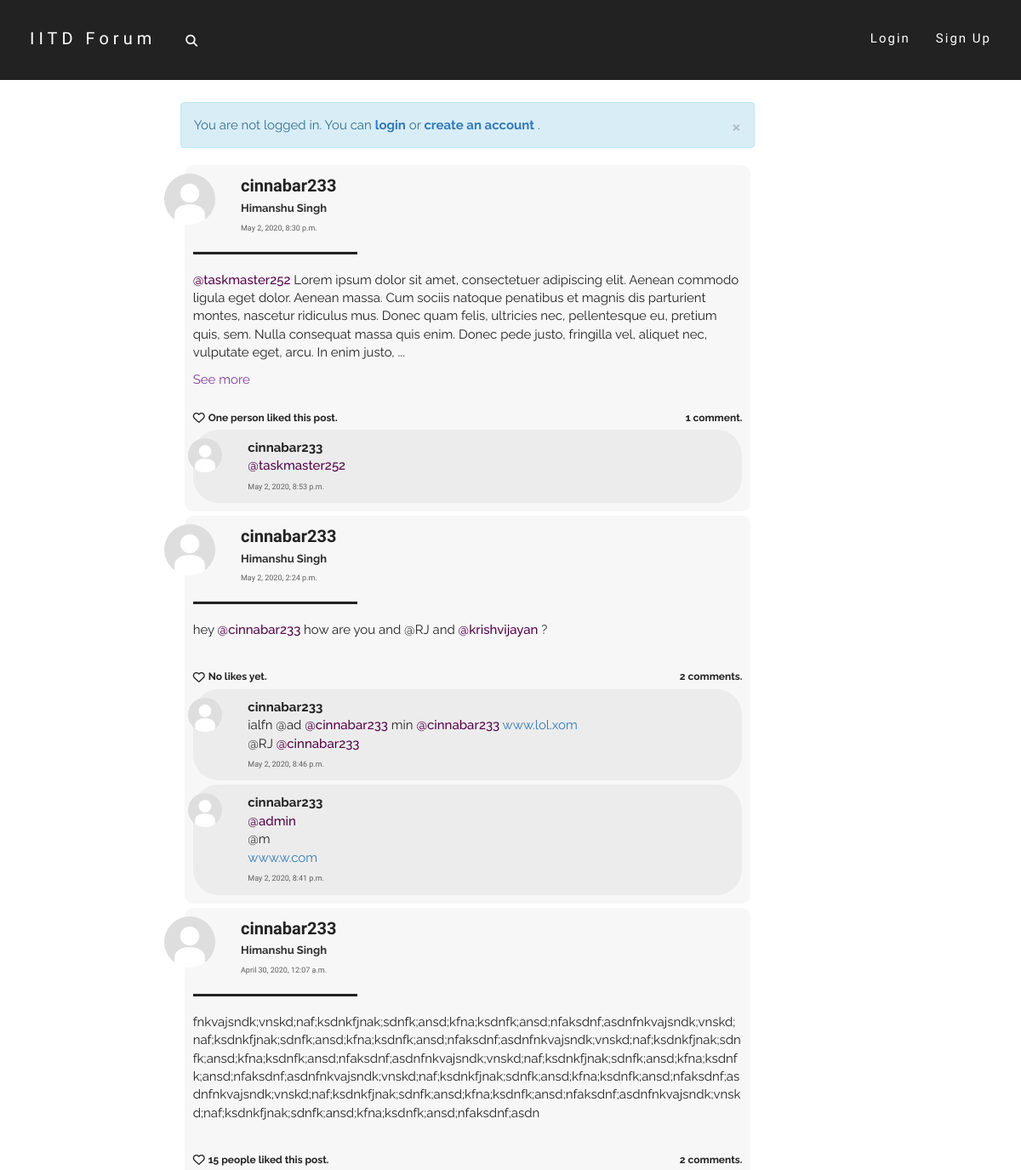
Before: /home/ (upper part) with the older database file.
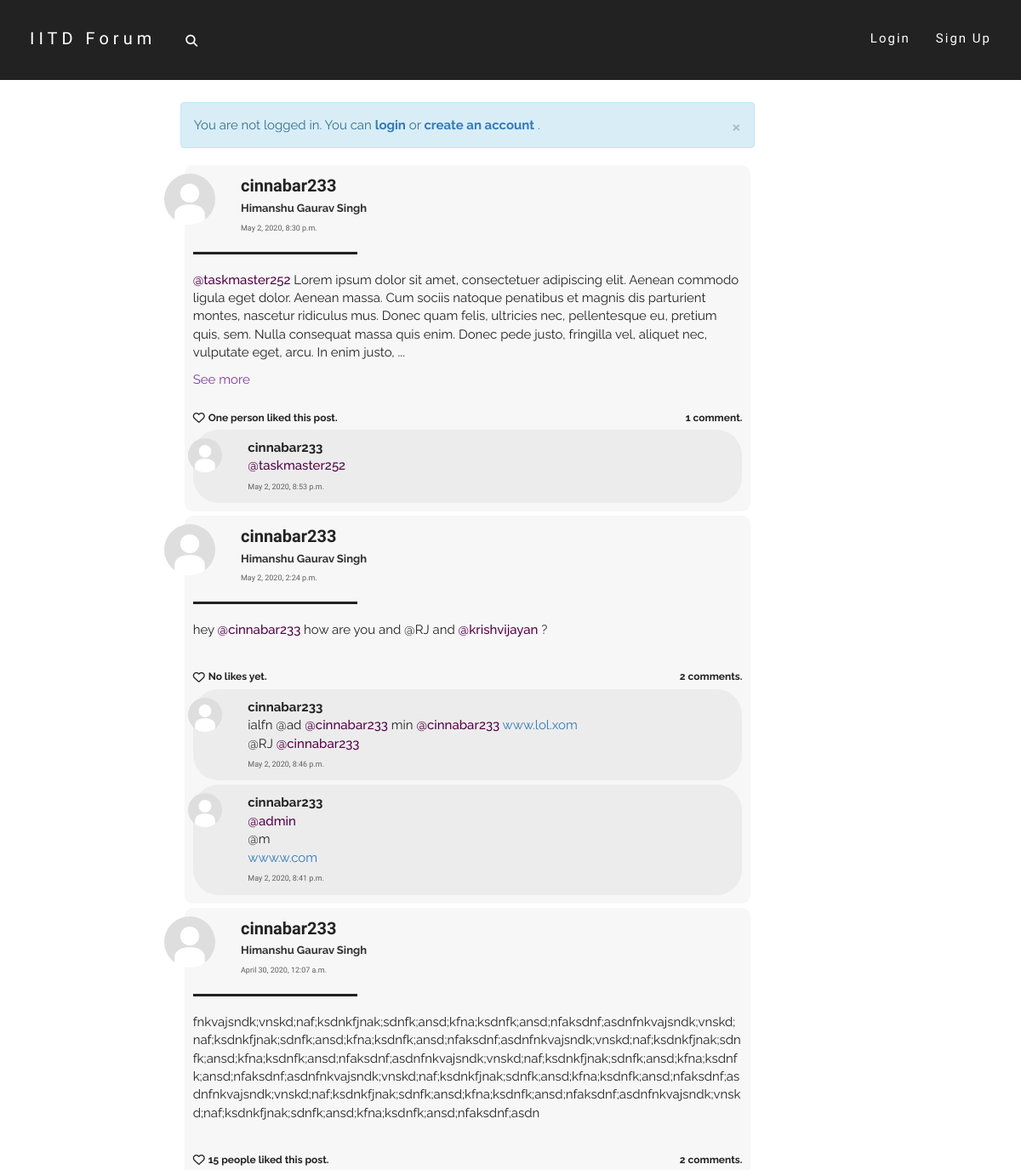
After: the same page with the newer database file.
### post/models.py (models this page shows, shortened)
class Post(models.Model):
    text = models.TextField(max_length = 5000)
    author = models.ForeignKey(User, on_delete = models.CASCADE)
    pub_date = models.DateTimeField(default = timezone.now())

class Comment(models.Model):
    parent_post = models.ForeignKey(Post, on_delete = models.CASCADE)
    text = models.CharField(max_length = 500)
    author = models.ForeignKey(User, on_delete = models.CASCADE)
    pub_date = models.DateTimeField(default = timezone.now())

class PostLike(models.Model):
    parent_post = models.OneToOneField(Post, on_delete=models.CASCADE)
    likers = models.ManyToManyField(User, blank=True)

### users/models.py (models this page shows, shortened)
class Profile(models.Model):
    parent_user = models.OneToOneField(User, on_delete=models.CASCADE)
    date_of_birth = models.DateField()
    first_name = models.CharField(max_length=50)
    last_name = models.CharField(max_length=50)
    gender = models.CharField(max_length=100, default="Male")
    dept = models.CharField(max_length=100, default="None")
    hostel = models.CharField(max_length=100, default="None")
    image = models.ImageField(default='default.jpg',upload_to='profile-pics')
    bio = models.TextField(default='', max_length=200)
    def full_name(self):
        return self.first_name + ' ' + self.last_name

### post/views.py (the view)
# urls.py: 2. Add a URL to urlpatterns:  path('', views.home, name='home')
def home(request):
    posts = Post.objects.all().order_by('-pub_date')
    return render(request,'post/home.html',{'posts':posts, 'title':'Home'})

### post/templates/post/home.html (shortened to what this page needs)
{% extends "post/base.html" %}
{% load post_filters %}
{% block content %}
    {% for post in posts %}
    <div class="home-post-div" id="post-{{ post.id }}-div">
        <div class="row">
            <div class="col-md-1">
                <img class="img-circle profile-pic" width=60 height=60 src="{{ post.author.profile.image.url }}" alt="default.jpg">
            </div>
            <div class="col-md-10">
                <a href="{% url 'users:profile_view' post.author.username %}" class="post-head">
                    <font class="username-font">
                        <b>{{post.author.username}}</b>
                    </font>
                    <br>
                    <font class="name-font">
                        {{post.author.profile.full_name}}
                    </font>
                </a>
                <br>
                <a href="{% url 'post:post_view' post.id %}" class="date-font">
                    {{post.pub_date}}
                </a>
            </div>
            <div class="col-md-1 delete-div">
            </div>
        </div>
        <hr class="hr1" align="left">
        <font class="post-content-font">
            {% if post.text|linebreaks|length < 600 %}
                <div class="content-div"> {{post.text|urlize|linebreaks|tagize|safe}} </div>
            {% else %}
                <div class="post-text-sliced content-div" id="post-text-sliced{{post.id}}" data-catid="{{post.id}}"> {{post.text|urlize|linebreaks|tagize|safe|slice:":450"}}... </div>
                <div class="see-more" id="see-more{{post.id}}" data-catid="{{post.id}}"> See more </div>
            {% endif %}
        </font>
        <br>
        <div class="like-wrapper">
            {% if request.user in post.postlike.likers.all %}
                <div class="like-button-wrapper">
                    <i class="fa fa-heart liked like-button" aria-hidden="true" id="like{{ post.id }}" data-catid="{{ post.id }}"></i>
                </div>
                <a href="#" data-toggle="modal" data-target="#like-modal-{{post.id}}" target="_blank">
                    <div class="likes-count like-count-font" id="likes-count{{ post.id }}" data-catid="{{post.postlike.likers.count}}">
                        {% if post.postlike.likers.count == 1 %}
                            You liked this post.
                        {% elif post.postlike.likers.count == 2 %}
                            You and one other liked this post.
                        {% else %}
                            You and {{ post.postlike.likers.count|add:"-1" }} others liked this post.
                        {% endif %}
                    </div>
                </a>
            {% else %}
                <div class="like-button-wrapper">
                    {% if request.user.is_authenticated %}
                        <i class="fa fa-heart-o likes like-button" aria-hidden="true" id="like{{ post.id }}" data-catid="{{ post.id }}"></i>
                    {% else %}
                        <a href="{% url 'login' %}"><i class="fa fa-heart-o likes like-button" aria-hidden="true" id="like{{ post.id }}" data-catid="{{ post.id }}"></i></a>
                    {% endif %}
                </div>
                <a href="#" data-toggle="modal" data-target="#like-modal-{{post.id}}" target="_blank">
                    <div class="likes-count like-count-font" id="likes-count{{ post.id }}" data-catid="{{post.postlike.likers.count}}">
                        {% if post.postlike.likers.count == 0 %}
                            No likes yet.
                        {% elif post.postlike.likers.count == 1 %}
                            One person liked this post.
                        {% else %}
                            {{ post.postlike.likers.count }} people liked this post.
                        {% endif %}
                    </div>
                </a>
            {% endif %}
            <div class="comments-count like-count-font">
                {% if post.comment_set.all|length == 0 %}
                    No comments yet.
                {% elif post.comment_set.all|length == 1 %}
                    1 comment.
                {% else %}
                    {{post.comment_set.all|length}} comments.
                {% endif %}
            </div>
        </div>
        {% for comment in post.comment_set.all|dictsortreversed:"pub_date"|slice:":2" %}
        <div id="comment-{{comment.id}}-div">
            <div class="comment-div">
                <div class="row">
                    <div class="col-md-1">
                        <img class="img-circle profile-pic" width=40 height=40 src="{{ comment.author.profile.image.url }}" alt="default.jpg">
                    </div>
                    <div class="col-md-10 content-div">
                        <a href="{% url 'users:profile_view' comment.author.username %}" class="post-head">
                            <font class="comment-username-font">
                                    <b>{{comment.author.username}}</b>
                                </a>
                                  {{comment.text|urlize|linebreaks|tagize|safe}}
                        <font class="date-font">
                            {{comment.pub_date}}
                        </font>
                    </div>
                    <div class="col-md-1 comment-delete-div">
                    </div>
                </div>
            </div>
        </div>
        {% endfor %}
    </div>
    {% endfor %}
{% endblock content %}

### post/templates/post/base.html (shortened to what this page needs)
{% load static %}
<!DOCTYPE html>
<html lang="en">
    <head>
        <link rel="stylesheet" href="http://maxcdn.bootstrapcdn.com/bootstrap/3.3.6/css/bootstrap.min.css">
        <link rel="stylesheet" href="{% static 'post/style.css' %}">
    </head>
    <body>
        <nav class="navbar navbar navbar-fixed-top nav-top">
            <div class="container-fluid">
            <div class="navbar-header">
                <a class="search-icon" data-toggle="dropdown" class="dropdown-toggle" href="#"><i class="fas fa-search"></i></a>
                <a class="navbar-brand" href="{% url 'home' %}">IITD Forum</a>
            </div>
            <div class="collapse navbar-collapse" id="myNavbar">
                <ul class="nav navbar-nav navbar-right">
                    {% if request.user.is_authenticated %}
                        <li> <a href="#"> Tags </a></li>
                        <li><a href="{% url 'users:profile_view' request.user.username %}">{{request.user.profile.first_name}}</a></li>
                        <li><a href="{% url 'logout' %}?next=/home">Logout</a></li>
                    {% else %}
                        <li><a href="{% url 'login' %}?next={{ request.path }}">Login</a></li>
                        <li><a href="{% url 'signup' %}">Sign Up</a></li>
                    {% endif %}
                </ul>
            </div>
            </div>
        </nav>
        <div class="body-content" id="top">
            <div class="row">
            <div class="col-md-2"></div>
            <div class="col-md-7">
                {% if request.user.is_authenticated == False %}
                    <div class="alert alert-info">
                        <a href="#" class="close" data-dismiss="alert" aria-label="close">&times;</a>
                        <font class="message-font">
                            You are not logged in.
                            You can
                            <a href="{% url 'login' %}"><strong>login</strong></a>
                            or
                            <a href="{% url 'signup' %}"><strong>create an account</strong></a>
                            .
                        </font>
                    </div>
                {% endif %}
                {% block content %}
                {% endblock %}
            </div>
            <div class="col-md-3">
                </div>
            </div>
            </div>
    </body>
</html>

### post/static/post/style.css (style rules this page uses)
html, body { width: auto !important; overflow-x: hidden !important; }
body { position:relative; max-width:100%; }
.nav-top { background-color: #222; border-width: 0px; transition:all 0.4s ease; -webkit-transition:all 0.4s ease; -moz-transition:all 0.4s ease; -o-transition:all 0.4s ease; }
.nav-top .navbar-header { padding: 20px; padding-bottom: 10px; min-width: 20vw; }
.nav-top .navbar-brand { font-family: 'Spartan', sans-serif; font-size:20px; font-weight: 200; letter-spacing:5px; color:#fff; }
.nav-top .search-icon { color:#fff; position: relative; float: right; padding: 9px 10px; margin-top: 8px; margin-right: 15px; margin-bottom: 8px; margin-left:10px; background-color: transparent; }
.nav-top .navbar-collapse { padding: 20px; padding-bottom: 10px; }
.nav-top .navbar-collapse .navbar-right li a { font-family: 'Spartan', sans-serif; font-size:15px; font-weight: 200; letter-spacing:2px; text-align: center; color:#fff; transition: border-bottom 0.5s linear; }
.nav-top .navbar-collapse .navbar-right li a:after { display:block; content: ''; margin-top: 3px; border-bottom: solid 1px #fff; transform: scaleX(0); transition: transform 250ms ease-in-out; }
.message-font { font-family: 'Raleway',sans-serif; font-size:15px; }
.body-content { padding:10px; padding-top: 15vh; }
.home-post-div { margin:5px; background-color: #f7f7f7; padding:10px; border-radius: 10px; }
.comment-div { padding:10px; margin-top:5px; border-radius: 30px; background-color: #ececec; }
.content-div { overflow-wrap:break-word; }
.username-font { font-family: 'Spartan',sans-serif; font-size:20px; color:#222; }
.comment-username-font { font-family: 'Raleway',sans-serif; font-size:15px; color:#222; text-decoration:none; }
.comment-username-font p { margin: 0; }
.name-font { font-family: 'Raleway',sans-serif; font-size:13px; font-weight: 700; color:rgb(49, 49, 49); }
.date-font { font-family: 'Spartan',sans-serif; font-size:9px; font-weight: 500; color:rgb(94, 94, 94); transition:all 0.3s ease; -webkit-transition:all 0.3s ease; -moz-transition:all 0.3s ease; -o-transition:all 0.3s ease; }
.profile-pic { float: right; object-fit: cover; transition:all 0.4s ease; -webkit-transition:all 0.4s ease; -moz-transition:all 0.4s ease; -o-transition:all 0.4s ease; }
.delete-div { padding-top: 5px; }
.post-content-font { font-family: 'Raleway',sans-serif; font-size:15px; color:#222; }
.like-count-font { font-family: 'Raleway',sans-serif; font-size:12px; font-weight: 700; color:#222; }
.like-wrapper { display: flex; }
.likes-count { margin-top: 3px; margin-left: 4px; margin-right: 4px; }
.comments-count { margin-top: 3px; margin-left:auto; margin-right:0; }
.see-more { color:#823aa0; font-weight:20px; cursor:pointer; }
.like-button-wrapper { margin-top: 0.5px; }
.likes { color:#222; transition:all 0.4s ease; -webkit-transition:all 0.4s ease; -moz-transition:all 0.4s ease; -o-transition:all 0.4s ease; }
.hr1 { background-color:#222; width:30%; height:3px; }
.tag-link { text-decoration: none; font-weight:500; color:rgb(83, 0, 72); }

Changed rows visible on the page:
changed through a linked row, Post "May 2, 2020, 8:30 p.m.": author.profile.full_name "Himanshu Singh" → "Himanshu Gaurav Singh"
changed through a linked row, Post "hey @cinnabar233 how are you and @RJ and @krishvijayan ?": author.profile.full_name "Himanshu Singh" → "Himanshu Gaurav Singh"
changed through a linked row, Post "April 30, 2020, 12:07 a.m.": author.profile.full_name "Himanshu Singh" → "Himanshu Gaurav Singh"
